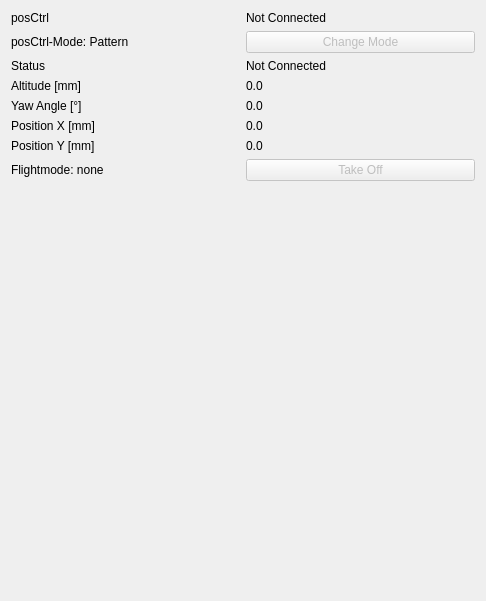
<?xml version="1.0" encoding="UTF-8"?>
<ui version="4.0">
 <class>Form</class>
 <widget class="QWidget" name="Form">
  <property name="geometry">
   <rect>
    <x>0</x>
    <y>0</y>
    <width>486</width>
    <height>601</height>
   </rect>
  </property>
  <property name="sizePolicy">
   <sizepolicy hsizetype="Preferred" vsizetype="Preferred">
    <horstretch>0</horstretch>
    <verstretch>0</verstretch>
   </sizepolicy>
  </property>
  <property name="windowTitle">
   <string>Plot</string>
  </property>
  <layout class="QHBoxLayout" name="horizontalLayout">
   <property name="sizeConstraint">
    <enum>QLayout::SetMaximumSize</enum>
   </property>
   <item>
    <layout class="QGridLayout" name="gridLayout">
     <item row="3" column="1">
      <widget class="QLabel" name="label_posAlt">
       <property name="text">
        <string>Altitude [mm]</string>
       </property>
      </widget>
     </item>
     <item row="5" column="1">
      <widget class="QLabel" name="label_posX">
       <property name="text">
        <string>Position X [mm]</string>
       </property>
      </widget>
     </item>
     <item row="1" column="1">
      <widget class="QLabel" name="_label_mode">
       <property name="text">
        <string>posCtrl-Mode: Pattern</string>
       </property>
      </widget>
     </item>
     <item row="7" column="1">
      <widget class="QLabel" name="label_posY">
       <property name="text">
        <string>Position Y [mm]</string>
       </property>
      </widget>
     </item>
     <item row="1" column="2">
      <widget class="QPushButton" name="_pushButton_posCtrlMode">
       <property name="enabled">
        <bool>false</bool>
       </property>
       <property name="text">
        <string>Change Mode</string>
       </property>
      </widget>
     </item>
     <item row="11" column="1">
      <spacer name="verticalSpacer">
       <property name="orientation">
        <enum>Qt::Vertical</enum>
       </property>
       <property name="sizeHint" stdset="0">
        <size>
         <width>20</width>
         <height>40</height>
        </size>
       </property>
      </spacer>
     </item>
     <item row="3" column="2">
      <widget class="QLabel" name="_label_value_altitude">
       <property name="text">
        <string>0.0</string>
       </property>
      </widget>
     </item>
     <item row="4" column="2">
      <widget class="QLabel" name="_label_value_yaw">
       <property name="text">
        <string>0.0</string>
       </property>
      </widget>
     </item>
     <item row="4" column="1">
      <widget class="QLabel" name="label_Yaw">
       <property name="text">
        <string>Yaw Angle [°]</string>
       </property>
      </widget>
     </item>
     <item row="5" column="2">
      <widget class="QLabel" name="_label_value_x">
       <property name="text">
        <string>0.0</string>
       </property>
      </widget>
     </item>
     <item row="7" column="2">
      <widget class="QLabel" name="_label_value_y">
       <property name="text">
        <string>0.0</string>
       </property>
      </widget>
     </item>
     <item row="2" column="1">
      <widget class="QLabel" name="label_stat">
       <property name="text">
        <string>Status</string>
       </property>
      </widget>
     </item>
     <item row="2" column="2">
      <widget class="QLabel" name="_label_value_status">
       <property name="autoFillBackground">
        <bool>false</bool>
       </property>
       <property name="text">
        <string>Not Connected</string>
       </property>
      </widget>
     </item>
     <item row="0" column="1">
      <widget class="QLabel" name="label_posctrl">
       <property name="text">
        <string>posCtrl</string>
       </property>
      </widget>
     </item>
     <item row="0" column="2">
      <widget class="QLabel" name="_label_value_posCtrl">
       <property name="text">
        <string>Not Connected</string>
       </property>
      </widget>
     </item>
     <item row="8" column="2">
      <widget class="QPushButton" name="_pushButton_takeoffLand">
       <property name="enabled">
        <bool>false</bool>
       </property>
       <property name="text">
        <string>Take Off</string>
       </property>
      </widget>
     </item>
     <item row="8" column="1">
      <widget class="QLabel" name="_label_flightmode">
       <property name="enabled">
        <bool>true</bool>
       </property>
       <property name="text">
        <string>Flightmode: none</string>
       </property>
      </widget>
     </item>
    </layout>
   </item>
  </layout>
 </widget>
 <resources/>
 <connections/>
</ui>
